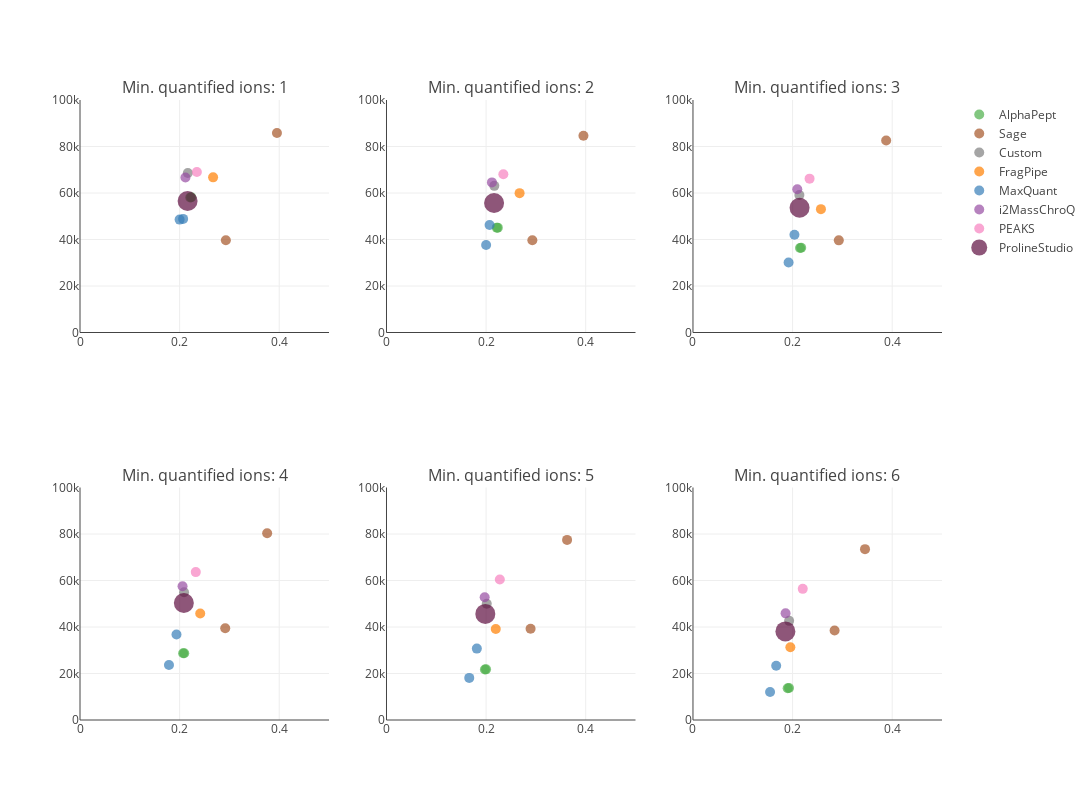

The notebook cell saved with this chart:
### Code cell
plot, results = plot_performance_metrics_all_filters(file_paths_general, x_range=[0, 0.5], y_range=[0, 100000], metric="Median")
plot

### Figure 1 — Plotly figure (JSON) as saved in the notebook; plotly's stock layout.template omitted (floating-point values rounded to 4 significant figures)
{"data": [{"hovertext": ["ProteoBench ID: AlphaPept_20250214_140238<br>Software tool: AlphaPept 0.5.3<br>Comment (private submission): AlphaPept_MBR_Align_50ppmFragTol", "ProteoBench ID: AlphaPept_20250214_140258<br>Software tool: AlphaPept 0.5.3<br>Comment (private submission): AlphaPept_50ppmFragTol"], "marker": {"color": ["#4daf4a", "#4daf4a"], "showscale": false, "size": [10, 10]}, "mode": "markers", "name": "AlphaPept", "type": "scatter", "x": [0.2235, 0.2214], "xaxis": "x", "y": [58187, 58090], "yaxis": "y"}, {"hovertext": ["ProteoBench ID: Sage_20250214_140311<br>Software tool: Sage 0.14.6<br>Comment (private submission): Sage (filtered)", "ProteoBench ID: Sage_20250214_140340<br>Software tool: Sage 0.14.6<br>Comment (private submission): Sage (unfiltered)"], "marker": {"color": ["#a65628", "#a65628"], "showscale": false, "size": [10, 10]}, "mode": "markers", "name": "Sage", "type": "scatter", "x": [0.2929, 0.3955], "xaxis": "x", "y": [39687, 85777], "yaxis": "y"}, {"hovertext": ["ProteoBench ID: Custom_20250214_140358<br>Software tool: Custom 0.14.6<br>Comment (private submission): Sage (FlashLFQ)"], "marker": {"color": ["#7f7f7f"], "showscale": false, "size": [10]}, "mode": "markers", "name": "Custom", "type": "scatter", "x": [0.2165], "xaxis": "x", "y": [68622], "yaxis": "y"}, {"hovertext": ["ProteoBench ID: FragPipe_20250214_140427<br>Software tool: FragPipe 22.0<br>Comment (private submission): FragPipeMBR"], "marker": {"color": ["#ff7f00"], "showscale": false, "size": [10]}, "mode": "markers", "name": "FragPipe", "type": "scatter", "x": [0.2672], "xaxis": "x", "y": [66735], "yaxis": "y"}, {"hovertext": ["ProteoBench ID: MaxQuant_20250214_140447<br>Software tool: MaxQuant 2.4.13.0<br>Comment (private submission): MaxQuant_MBR", "ProteoBench ID: MaxQuant_20250214_140504<br>Software tool: MaxQuant 2.4.13.0<br>Comment (private submission): MaxQuant"], "marker": {"color": ["#377eb8", "#377eb8"], "showscale": false, "size": [10, 10]}, "mode": "markers", "name": "MaxQuant", "type": "scatter", "x": [0.207, 0.2], "xaxis": "x", "y": [48870, 48562], "yaxis": "y"}, {"hovertext": ["ProteoBench ID: i2MassChroQ_20250214_140528<br>Software tool: i2MassChroQ 1.0.18<br>Comment (private submission): i2MassChroQ"], "marker": {"color": ["#984ea3"], "showscale": false, "size": [10]}, "mode": "markers", "name": "i2MassChroQ", "type": "scatter", "x": [0.2117], "xaxis": "x", "y": [66668], "yaxis": "y"}, {"hovertext": ["ProteoBench ID: PEAKS_20250214_140555<br>Software tool: PEAKS 0.14.6<br>Comment (private submission): PEAKS"], "marker": {"color": ["#f781bf"], "showscale": false, "size": [10]}, "mode": "markers", "name": "PEAKS", "type": "scatter", "x": [0.2346], "xaxis": "x", "y": [69000], "yaxis": "y"}, {"hovertext": ["ProteoBench ID: ProlineStudio_20250214_140644<br>Software tool: ProlineStudio <br>Comment (private submission): ProlineStudio"], "marker": {"color": ["#5f0f40"], "showscale": false, "size": [20]}, "mode": "markers", "name": "ProlineStudio", "type": "scatter", "x": [0.216], "xaxis": "x", "y": [56570], "yaxis": "y"}, {"hovertext": ["ProteoBench ID: AlphaPept_20250214_140238<br>Software tool: AlphaPept 0.5.3<br>Comment (private submission): AlphaPept_MBR_Align_50ppmFragTol", "ProteoBench ID: AlphaPept_20250214_140258<br>Software tool: AlphaPept 0.5.3<br>Comment (private submission): AlphaPept_50ppmFragTol"], "marker": {"color": ["#4daf4a", "#4daf4a"], "showscale": false, "size": [10, 10]}, "mode": "markers", "name": "AlphaPept", "showlegend": false, "type": "scatter", "x": [0.2235, 0.2214], "xaxis": "x2", "y": [45104, 45102], "yaxis": "y2"}, {"hovertext": ["ProteoBench ID: Sage_20250214_140311<br>Software tool: Sage 0.14.6<br>Comment (private submission): Sage (filtered)", "ProteoBench ID: Sage_20250214_140340<br>Software tool: Sage 0.14.6<br>Comment (private submission): Sage (unfiltered)"], "marker": {"color": ["#a65628", "#a65628"], "showscale": false, "size": [10, 10]}, "mode": "markers", "name": "Sage", "showlegend": false, "type": "scatter", "x": [0.2929, 0.3955], "xaxis": "x2", "y": [39687, 84615], "yaxis": "y2"}, {"hovertext": ["ProteoBench ID: Custom_20250214_140358<br>Software tool: Custom 0.14.6<br>Comment (private submission): Sage (FlashLFQ)"], "marker": {"color": ["#7f7f7f"], "showscale": false, "size": [10]}, "mode": "markers", "name": "Custom", "showlegend": false, "type": "scatter", "x": [0.2165], "xaxis": "x2", "y": [63074], "yaxis": "y2"}, {"hovertext": ["ProteoBench ID: FragPipe_20250214_140427<br>Software tool: FragPipe 22.0<br>Comment (private submission): FragPipeMBR"], "marker": {"color": ["#ff7f00"], "showscale": false, "size": [10]}, "mode": "markers", "name": "FragPipe", "showlegend": false, "type": "scatter", "x": [0.2672], "xaxis": "x2", "y": [59946], "yaxis": "y2"}, {"hovertext": ["ProteoBench ID: MaxQuant_20250214_140447<br>Software tool: MaxQuant 2.4.13.0<br>Comment (private submission): MaxQuant_MBR", "ProteoBench ID: MaxQuant_20250214_140504<br>Software tool: MaxQuant 2.4.13.0<br>Comment (private submission): MaxQuant"], "marker": {"color": ["#377eb8", "#377eb8"], "showscale": false, "size": [10, 10]}, "mode": "markers", "name": "MaxQuant", "showlegend": false, "type": "scatter", "x": [0.207, 0.2], "xaxis": "x2", "y": [46241, 37610], "yaxis": "y2"}, {"hovertext": ["ProteoBench ID: i2MassChroQ_20250214_140528<br>Software tool: i2MassChroQ 1.0.18<br>Comment (private submission): i2MassChroQ"], "marker": {"color": ["#984ea3"], "showscale": false, "size": [10]}, "mode": "markers", "name": "i2MassChroQ", "showlegend": false, "type": "scatter", "x": [0.2117], "xaxis": "x2", "y": [64561], "yaxis": "y2"}, {"hovertext": ["ProteoBench ID: PEAKS_20250214_140555<br>Software tool: PEAKS 0.14.6<br>Comment (private submission): PEAKS"], "marker": {"color": ["#f781bf"], "showscale": false, "size": [10]}, "mode": "markers", "name": "PEAKS", "showlegend": false, "type": "scatter", "x": [0.2346], "xaxis": "x2", "y": [68093], "yaxis": "y2"}, {"hovertext": ["ProteoBench ID: ProlineStudio_20250214_140644<br>Software tool: ProlineStudio <br>Comment (private submission): ProlineStudio"], "marker": {"color": ["#5f0f40"], "showscale": false, "size": [20]}, "mode": "markers", "name": "ProlineStudio", "showlegend": false, "type": "scatter", "x": [0.216], "xaxis": "x2", "y": [55692], "yaxis": "y2"}, {"hovertext": ["ProteoBench ID: AlphaPept_20250214_140238<br>Software tool: AlphaPept 0.5.3<br>Comment (private submission): AlphaPept_MBR_Align_50ppmFragTol", "ProteoBench ID: AlphaPept_20250214_140258<br>Software tool: AlphaPept 0.5.3<br>Comment (private submission): AlphaPept_50ppmFragTol"], "marker": {"color": ["#4daf4a", "#4daf4a"], "showscale": false, "size": [10, 10]}, "mode": "markers", "name": "AlphaPept", "showlegend": false, "type": "scatter", "x": [0.2173, 0.215], "xaxis": "x3", "y": [36421, 36379], "yaxis": "y3"}, {"hovertext": ["ProteoBench ID: Sage_20250214_140311<br>Software tool: Sage 0.14.6<br>Comment (private submission): Sage (filtered)", "ProteoBench ID: Sage_20250214_140340<br>Software tool: Sage 0.14.6<br>Comment (private submission): Sage (unfiltered)"], "marker": {"color": ["#a65628", "#a65628"], "showscale": false, "size": [10, 10]}, "mode": "markers", "name": "Sage", "showlegend": false, "type": "scatter", "x": [0.2928, 0.3879], "xaxis": "x3", "y": [39633, 82606], "yaxis": "y3"}, {"hovertext": ["ProteoBench ID: Custom_20250214_140358<br>Software tool: Custom 0.14.6<br>Comment (private submission): Sage (FlashLFQ)"], "marker": {"color": ["#7f7f7f"], "showscale": false, "size": [10]}, "mode": "markers", "name": "Custom", "showlegend": false, "type": "scatter", "x": [0.2136], "xaxis": "x3", "y": [59126], "yaxis": "y3"}, {"hovertext": ["ProteoBench ID: FragPipe_20250214_140427<br>Software tool: FragPipe 22.0<br>Comment (private submission): FragPipeMBR"], "marker": {"color": ["#ff7f00"], "showscale": false, "size": [10]}, "mode": "markers", "name": "FragPipe", "showlegend": false, "type": "scatter", "x": [0.2569], "xaxis": "x3", "y": [53060], "yaxis": "y3"}, {"hovertext": ["ProteoBench ID: MaxQuant_20250214_140447<br>Software tool: MaxQuant 2.4.13.0<br>Comment (private submission): MaxQuant_MBR", "ProteoBench ID: MaxQuant_20250214_140504<br>Software tool: MaxQuant 2.4.13.0<br>Comment (private submission): MaxQuant"], "marker": {"color": ["#377eb8", "#377eb8"], "showscale": false, "size": [10, 10]}, "mode": "markers", "name": "MaxQuant", "showlegend": false, "type": "scatter", "x": [0.2037, 0.192], "xaxis": "x3", "y": [42075, 30086], "yaxis": "y3"}, {"hovertext": ["ProteoBench ID: i2MassChroQ_20250214_140528<br>Software tool: i2MassChroQ 1.0.18<br>Comment (private submission): i2MassChroQ"], "marker": {"color": ["#984ea3"], "showscale": false, "size": [10]}, "mode": "markers", "name": "i2MassChroQ", "showlegend": false, "type": "scatter", "x": [0.2095], "xaxis": "x3", "y": [61603], "yaxis": "y3"}, {"hovertext": ["ProteoBench ID: PEAKS_20250214_140555<br>Software tool: PEAKS 0.14.6<br>Comment (private submission): PEAKS"], "marker": {"color": ["#f781bf"], "showscale": false, "size": [10]}, "mode": "markers", "name": "PEAKS", "showlegend": false, "type": "scatter", "x": [0.2341], "xaxis": "x3", "y": [66167], "yaxis": "y3"}, {"hovertext": ["ProteoBench ID: ProlineStudio_20250214_140644<br>Software tool: ProlineStudio <br>Comment (private submission): ProlineStudio"], "marker": {"color": ["#5f0f40"], "showscale": false, "size": [20]}, "mode": "markers", "name": "ProlineStudio", "showlegend": false, "type": "scatter", "x": [0.214], "xaxis": "x3", "y": [53670], "yaxis": "y3"}, {"hovertext": ["ProteoBench ID: AlphaPept_20250214_140238<br>Software tool: AlphaPept 0.5.3<br>Comment (private submission): AlphaPept_MBR_Align_50ppmFragTol", "ProteoBench ID: AlphaPept_20250214_140258<br>Software tool: AlphaPept 0.5.3<br>Comment (private submission): AlphaPept_50ppmFragTol"], "marker": {"color": ["#4daf4a", "#4daf4a"], "showscale": false, "size": [10, 10]}, "mode": "markers", "name": "AlphaPept", "showlegend": false, "type": "scatter", "x": [0.2093, 0.2071], "xaxis": "x4", "y": [28735, 28676], "yaxis": "y4"}, {"hovertext": ["ProteoBench ID: Sage_20250214_140311<br>Software tool: Sage 0.14.6<br>Comment (private submission): Sage (filtered)", "ProteoBench ID: Sage_20250214_140340<br>Software tool: Sage 0.14.6<br>Comment (private submission): Sage (unfiltered)"], "marker": {"color": ["#a65628", "#a65628"], "showscale": false, "size": [10, 10]}, "mode": "markers", "name": "Sage", "showlegend": false, "type": "scatter", "x": [0.2916, 0.3758], "xaxis": "x4", "y": [39488, 80316], "yaxis": "y4"}, {"hovertext": ["ProteoBench ID: Custom_20250214_140358<br>Software tool: Custom 0.14.6<br>Comment (private submission): Sage (FlashLFQ)"], "marker": {"color": ["#7f7f7f"], "showscale": false, "size": [10]}, "mode": "markers", "name": "Custom", "showlegend": false, "type": "scatter", "x": [0.2089], "xaxis": "x4", "y": [54951], "yaxis": "y4"}, {"hovertext": ["ProteoBench ID: FragPipe_20250214_140427<br>Software tool: FragPipe 22.0<br>Comment (private submission): FragPipeMBR"], "marker": {"color": ["#ff7f00"], "showscale": false, "size": [10]}, "mode": "markers", "name": "FragPipe", "showlegend": false, "type": "scatter", "x": [0.2414], "xaxis": "x4", "y": [45811], "yaxis": "y4"}, {"hovertext": ["ProteoBench ID: MaxQuant_20250214_140447<br>Software tool: MaxQuant 2.4.13.0<br>Comment (private submission): MaxQuant_MBR", "ProteoBench ID: MaxQuant_20250214_140504<br>Software tool: MaxQuant 2.4.13.0<br>Comment (private submission): MaxQuant"], "marker": {"color": ["#377eb8", "#377eb8"], "showscale": false, "size": [10, 10]}, "mode": "markers", "name": "MaxQuant", "showlegend": false, "type": "scatter", "x": [0.1937, 0.1786], "xaxis": "x4", "y": [36809, 23655], "yaxis": "y4"}, {"hovertext": ["ProteoBench ID: i2MassChroQ_20250214_140528<br>Software tool: i2MassChroQ 1.0.18<br>Comment (private submission): i2MassChroQ"], "marker": {"color": ["#984ea3"], "showscale": false, "size": [10]}, "mode": "markers", "name": "i2MassChroQ", "showlegend": false, "type": "scatter", "x": [0.2059], "xaxis": "x4", "y": [57551], "yaxis": "y4"}, {"hovertext": ["ProteoBench ID: PEAKS_20250214_140555<br>Software tool: PEAKS 0.14.6<br>Comment (private submission): PEAKS"], "marker": {"color": ["#f781bf"], "showscale": false, "size": [10]}, "mode": "markers", "name": "PEAKS", "showlegend": false, "type": "scatter", "x": [0.2325], "xaxis": "x4", "y": [63615], "yaxis": "y4"}, {"hovertext": ["ProteoBench ID: ProlineStudio_20250214_140644<br>Software tool: ProlineStudio <br>Comment (private submission): ProlineStudio"], "marker": {"color": ["#5f0f40"], "showscale": false, "size": [20]}, "mode": "markers", "name": "ProlineStudio", "showlegend": false, "type": "scatter", "x": [0.2085], "xaxis": "x4", "y": [50320], "yaxis": "y4"}, {"hovertext": ["ProteoBench ID: AlphaPept_20250214_140238<br>Software tool: AlphaPept 0.5.3<br>Comment (private submission): AlphaPept_MBR_Align_50ppmFragTol", "ProteoBench ID: AlphaPept_20250214_140258<br>Software tool: AlphaPept 0.5.3<br>Comment (private submission): AlphaPept_50ppmFragTol"], "marker": {"color": ["#4daf4a", "#4daf4a"], "showscale": false, "size": [10, 10]}, "mode": "markers", "name": "AlphaPept", "showlegend": false, "type": "scatter", "x": [0.1999, 0.1976], "xaxis": "x5", "y": [21777, 21692], "yaxis": "y5"}, {"hovertext": ["ProteoBench ID: Sage_20250214_140311<br>Software tool: Sage 0.14.6<br>Comment (private submission): Sage (filtered)", "ProteoBench ID: Sage_20250214_140340<br>Software tool: Sage 0.14.6<br>Comment (private submission): Sage (unfiltered)"], "marker": {"color": ["#a65628", "#a65628"], "showscale": false, "size": [10, 10]}, "mode": "markers", "name": "Sage", "showlegend": false, "type": "scatter", "x": [0.2893, 0.3626], "xaxis": "x5", "y": [39214, 77470], "yaxis": "y5"}, {"hovertext": ["ProteoBench ID: Custom_20250214_140358<br>Software tool: Custom 0.14.6<br>Comment (private submission): Sage (FlashLFQ)"], "marker": {"color": ["#7f7f7f"], "showscale": false, "size": [10]}, "mode": "markers", "name": "Custom", "showlegend": false, "type": "scatter", "x": [0.2013], "xaxis": "x5", "y": [49988], "yaxis": "y5"}, {"hovertext": ["ProteoBench ID: FragPipe_20250214_140427<br>Software tool: FragPipe 22.0<br>Comment (private submission): FragPipeMBR"], "marker": {"color": ["#ff7f00"], "showscale": false, "size": [10]}, "mode": "markers", "name": "FragPipe", "showlegend": false, "type": "scatter", "x": [0.2194], "xaxis": "x5", "y": [39131], "yaxis": "y5"}, {"hovertext": ["ProteoBench ID: MaxQuant_20250214_140447<br>Software tool: MaxQuant 2.4.13.0<br>Comment (private submission): MaxQuant_MBR", "ProteoBench ID: MaxQuant_20250214_140504<br>Software tool: MaxQuant 2.4.13.0<br>Comment (private submission): MaxQuant"], "marker": {"color": ["#377eb8", "#377eb8"], "showscale": false, "size": [10, 10]}, "mode": "markers", "name": "MaxQuant", "showlegend": false, "type": "scatter", "x": [0.1814, 0.1662], "xaxis": "x5", "y": [30713, 18103], "yaxis": "y5"}, {"hovertext": ["ProteoBench ID: i2MassChroQ_20250214_140528<br>Software tool: i2MassChroQ 1.0.18<br>Comment (private submission): i2MassChroQ"], "marker": {"color": ["#984ea3"], "showscale": false, "size": [10]}, "mode": "markers", "name": "i2MassChroQ", "showlegend": false, "type": "scatter", "x": [0.1971], "xaxis": "x5", "y": [52814], "yaxis": "y5"}, {"hovertext": ["ProteoBench ID: PEAKS_20250214_140555<br>Software tool: PEAKS 0.14.6<br>Comment (private submission): PEAKS"], "marker": {"color": ["#f781bf"], "showscale": false, "size": [10]}, "mode": "markers", "name": "PEAKS", "showlegend": false, "type": "scatter", "x": [0.2275], "xaxis": "x5", "y": [60421], "yaxis": "y5"}, {"hovertext": ["ProteoBench ID: ProlineStudio_20250214_140644<br>Software tool: ProlineStudio <br>Comment (private submission): ProlineStudio"], "marker": {"color": ["#5f0f40"], "showscale": false, "size": [20]}, "mode": "markers", "name": "ProlineStudio", "showlegend": false, "type": "scatter", "x": [0.1984], "xaxis": "x5", "y": [45635], "yaxis": "y5"}, {"hovertext": ["ProteoBench ID: AlphaPept_20250214_140238<br>Software tool: AlphaPept 0.5.3<br>Comment (private submission): AlphaPept_MBR_Align_50ppmFragTol", "ProteoBench ID: AlphaPept_20250214_140258<br>Software tool: AlphaPept 0.5.3<br>Comment (private submission): AlphaPept_50ppmFragTol"], "marker": {"color": ["#4daf4a", "#4daf4a"], "showscale": false, "size": [10, 10]}, "mode": "markers", "name": "AlphaPept", "showlegend": false, "type": "scatter", "x": [0.1928, 0.1901], "xaxis": "x6", "y": [13750, 13656], "yaxis": "y6"}, {"hovertext": ["ProteoBench ID: Sage_20250214_140311<br>Software tool: Sage 0.14.6<br>Comment (private submission): Sage (filtered)", "ProteoBench ID: Sage_20250214_140340<br>Software tool: Sage 0.14.6<br>Comment (private submission): Sage (unfiltered)"], "marker": {"color": ["#a65628", "#a65628"], "showscale": false, "size": [10, 10]}, "mode": "markers", "name": "Sage", "showlegend": false, "type": "scatter", "x": [0.2843, 0.3454], "xaxis": "x6", "y": [38508, 73493], "yaxis": "y6"}, {"hovertext": ["ProteoBench ID: Custom_20250214_140358<br>Software tool: Custom 0.14.6<br>Comment (private submission): Sage (FlashLFQ)"], "marker": {"color": ["#7f7f7f"], "showscale": false, "size": [10]}, "mode": "markers", "name": "Custom", "showlegend": false, "type": "scatter", "x": [0.1931], "xaxis": "x6", "y": [42636], "yaxis": "y6"}, {"hovertext": ["ProteoBench ID: FragPipe_20250214_140427<br>Software tool: FragPipe 22.0<br>Comment (private submission): FragPipeMBR"], "marker": {"color": ["#ff7f00"], "showscale": false, "size": [10]}, "mode": "markers", "name": "FragPipe", "showlegend": false, "type": "scatter", "x": [0.1955], "xaxis": "x6", "y": [31283], "yaxis": "y6"}, {"hovertext": ["ProteoBench ID: MaxQuant_20250214_140447<br>Software tool: MaxQuant 2.4.13.0<br>Comment (private submission): MaxQuant_MBR", "ProteoBench ID: MaxQuant_20250214_140504<br>Software tool: MaxQuant 2.4.13.0<br>Comment (private submission): MaxQuant"], "marker": {"color": ["#377eb8", "#377eb8"], "showscale": false, "size": [10, 10]}, "mode": "markers", "name": "MaxQuant", "showlegend": false, "type": "scatter", "x": [0.1671, 0.1548], "xaxis": "x6", "y": [23314, 12029], "yaxis": "y6"}, {"hovertext": ["ProteoBench ID: i2MassChroQ_20250214_140528<br>Software tool: i2MassChroQ 1.0.18<br>Comment (private submission): i2MassChroQ"], "marker": {"color": ["#984ea3"], "showscale": false, "size": [10]}, "mode": "markers", "name": "i2MassChroQ", "showlegend": false, "type": "scatter", "x": [0.1859], "xaxis": "x6", "y": [45861], "yaxis": "y6"}, {"hovertext": ["ProteoBench ID: PEAKS_20250214_140555<br>Software tool: PEAKS 0.14.6<br>Comment (private submission): PEAKS"], "marker": {"color": ["#f781bf"], "showscale": false, "size": [10]}, "mode": "markers", "name": "PEAKS", "showlegend": false, "type": "scatter", "x": [0.2204], "xaxis": "x6", "y": [56398], "yaxis": "y6"}, {"hovertext": ["ProteoBench ID: ProlineStudio_20250214_140644<br>Software tool: ProlineStudio <br>Comment (private submission): ProlineStudio"], "marker": {"color": ["#5f0f40"], "showscale": false, "size": [20]}, "mode": "markers", "name": "ProlineStudio", "showlegend": false, "type": "scatter", "x": [0.1855], "xaxis": "x6", "y": [38095], "yaxis": "y6"}], "layout": {"annotations": [{"font": {"size": 16}, "showarrow": false, "text": "Min. quantified ions: 1", "x": 0.1444, "xanchor": "center", "xref": "paper", "y": 1, "yanchor": "bottom", "yref": "paper"}, {"font": {"size": 16}, "showarrow": false, "text": "Min. quantified ions: 2", "x": 0.5, "xanchor": "center", "xref": "paper", "y": 1, "yanchor": "bottom", "yref": "paper"}, {"font": {"size": 16}, "showarrow": false, "text": "Min. quantified ions: 3", "x": 0.8556, "xanchor": "center", "xref": "paper", "y": 1, "yanchor": "bottom", "yref": "paper"}, {"font": {"size": 16}, "showarrow": false, "text": "Min. quantified ions: 4", "x": 0.1444, "xanchor": "center", "xref": "paper", "y": 0.375, "yanchor": "bottom", "yref": "paper"}, {"font": {"size": 16}, "showarrow": false, "text": "Min. quantified ions: 5", "x": 0.5, "xanchor": "center", "xref": "paper", "y": 0.375, "yanchor": "bottom", "yref": "paper"}, {"font": {"size": 16}, "showarrow": false, "text": "Min. quantified ions: 6", "x": 0.8556, "xanchor": "center", "xref": "paper", "y": 0.375, "yanchor": "bottom", "yref": "paper"}], "height": 800, "width": 1200, "xaxis": {"anchor": "y", "domain": [0, 0.2889], "range": [0, 0.5]}, "xaxis2": {"anchor": "y2", "domain": [0.3556, 0.6444], "range": [0, 0.5]}, "xaxis3": {"anchor": "y3", "domain": [0.7111, 1], "range": [0, 0.5]}, "xaxis4": {"anchor": "y4", "domain": [0, 0.2889], "range": [0, 0.5]}, "xaxis5": {"anchor": "y5", "domain": [0.3556, 0.6444], "range": [0, 0.5]}, "xaxis6": {"anchor": "y6", "domain": [0.7111, 1], "range": [0, 0.5]}, "yaxis": {"anchor": "x", "domain": [0.625, 1], "range": [0, 100000]}, "yaxis2": {"anchor": "x2", "domain": [0.625, 1], "range": [0, 100000]}, "yaxis3": {"anchor": "x3", "domain": [0.625, 1], "range": [0, 100000]}, "yaxis4": {"anchor": "x4", "domain": [0, 0.375], "range": [0, 100000]}, "yaxis5": {"anchor": "x5", "domain": [0, 0.375], "range": [0, 100000]}, "yaxis6": {"anchor": "x6", "domain": [0, 0.375], "range": [0, 100000]}}}
